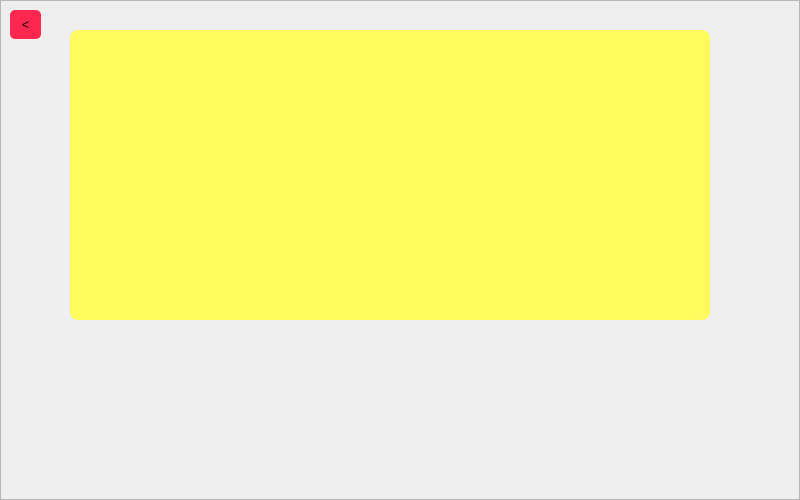
<?xml version="1.0" encoding="UTF-8"?>
<ui version="4.0">
 <class>orderslist</class>
 <widget class="QWidget" name="orderslist">
  <property name="geometry">
   <rect>
    <x>0</x>
    <y>0</y>
    <width>800</width>
    <height>500</height>
   </rect>
  </property>
  <property name="windowTitle">
   <string>Orders</string>
  </property>
  <property name="styleSheet">
   <string notr="true"/>
  </property>
  <widget class="QPushButton" name="btnConfirm">
   <property name="geometry">
    <rect>
     <x>90</x>
     <y>370</y>
     <width>91</width>
     <height>81</height>
    </rect>
   </property>
   <property name="cursor">
    <cursorShape>PointingHandCursor</cursorShape>
   </property>
   <property name="toolTip">
    <string>تایید</string>
   </property>
   <property name="styleSheet">
    <string notr="true">background: transparent;
border: none;</string>
   </property>
   <property name="text">
    <string/>
   </property>
  </widget>
  <widget class="QPushButton" name="btnStartPreparing">
   <property name="geometry">
    <rect>
     <x>260</x>
     <y>380</y>
     <width>91</width>
     <height>81</height>
    </rect>
   </property>
   <property name="cursor">
    <cursorShape>PointingHandCursor</cursorShape>
   </property>
   <property name="toolTip">
    <string>شروع آماده سازی</string>
   </property>
   <property name="styleSheet">
    <string notr="true">background: transparent;
border: none;</string>
   </property>
   <property name="text">
    <string/>
   </property>
  </widget>
  <widget class="QPushButton" name="btnPreparing">
   <property name="geometry">
    <rect>
     <x>430</x>
     <y>380</y>
     <width>101</width>
     <height>81</height>
    </rect>
   </property>
   <property name="cursor">
    <cursorShape>PointingHandCursor</cursorShape>
   </property>
   <property name="toolTip">
    <string>در حال آماده سازی</string>
   </property>
   <property name="styleSheet">
    <string notr="true">background: transparent;
border: none;</string>
   </property>
   <property name="text">
    <string/>
   </property>
  </widget>
  <widget class="QPushButton" name="btnDelivered">
   <property name="geometry">
    <rect>
     <x>600</x>
     <y>380</y>
     <width>121</width>
     <height>141</height>
    </rect>
   </property>
   <property name="cursor">
    <cursorShape>PointingHandCursor</cursorShape>
   </property>
   <property name="toolTip">
    <string>ارسال شد</string>
   </property>
   <property name="styleSheet">
    <string notr="true">background: transparent;
border: none;</string>
   </property>
   <property name="text">
    <string/>
   </property>
  </widget>
  <widget class="QFrame" name="frame">
   <property name="geometry">
    <rect>
     <x>0</x>
     <y>0</y>
     <width>800</width>
     <height>500</height>
    </rect>
   </property>
   <property name="styleSheet">
    <string notr="true">border-image: url(:/new/images/orderlistbg.jpg);</string>
   </property>
   <property name="frameShape">
    <enum>QFrame::Shape::StyledPanel</enum>
   </property>
   <property name="frameShadow">
    <enum>QFrame::Shadow::Raised</enum>
   </property>
  </widget>
  <widget class="QPushButton" name="backbtn">
   <property name="geometry">
    <rect>
     <x>10</x>
     <y>10</y>
     <width>31</width>
     <height>29</height>
    </rect>
   </property>
   <property name="cursor">
    <cursorShape>PointingHandCursor</cursorShape>
   </property>
   <property name="styleSheet">
    <string notr="true">padding:2px;

background-color: rgb(255, 39, 79);
border:0px solid;
color:black;
font: 900 9pt &quot;IRANYekanFN&quot;;
border-radius:5px;</string>
   </property>
   <property name="text">
    <string>&lt;</string>
   </property>
  </widget>
  <widget class="QTableWidget" name="tableWidget">
   <property name="geometry">
    <rect>
     <x>70</x>
     <y>30</y>
     <width>640</width>
     <height>290</height>
    </rect>
   </property>
   <property name="cursor" stdset="0">
    <cursorShape>PointingHandCursor</cursorShape>
   </property>
   <property name="styleSheet">
    <string notr="true">background-color: rgb(255, 250, 93);
border-radius:8px;
color:black;</string>
   </property>
  </widget>
  <zorder>frame</zorder>
  <zorder>btnConfirm</zorder>
  <zorder>btnStartPreparing</zorder>
  <zorder>btnPreparing</zorder>
  <zorder>btnDelivered</zorder>
  <zorder>backbtn</zorder>
  <zorder>tableWidget</zorder>
 </widget>
 <resources/>
 <connections/>
</ui>
